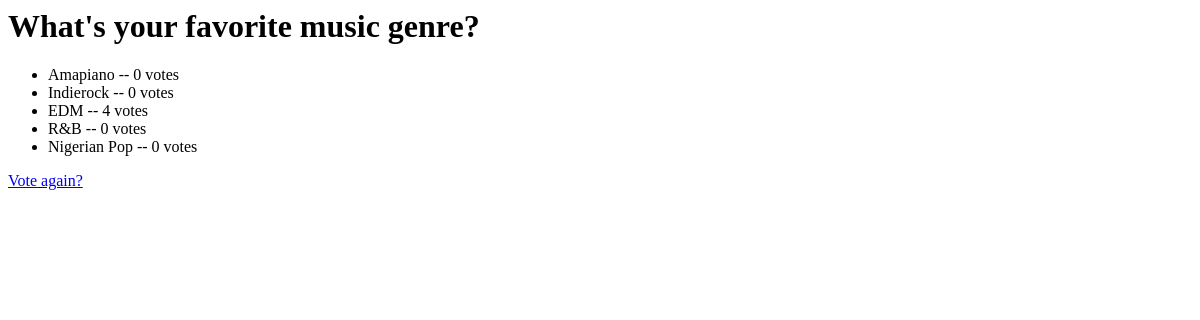
The page /popquiz/1/results/ on the database as committed earlier.
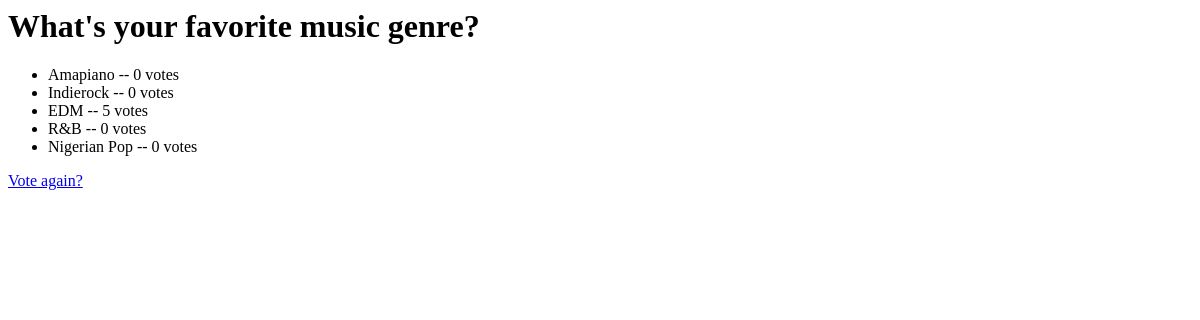
The same page on the database as committed later.
### popquiz/models.py (models this page shows, shortened)
class Question(models.Model):
    question_text = models.CharField(max_length=200)
    pub_date = models.DateTimeField('date published')

class Choice(models.Model):
    question = models.ForeignKey(Question, on_delete=models.CASCADE)
    choice_text = models.CharField(max_length=200)
    votes = models.IntegerField(default=0)

### popquiz/views.py (the view)
# urls.py: path('popquiz/<int:pk>/results/', views.ResultsView.as_view(), name='results'),
class ResultsView(generic.DetailView):
    model = Question
    template_name = 'popquiz/results.html'
    def get_queryset(self):
        return Question.objects.filter(pub_date__lte=timezone.now())

### popquiz/templates/popquiz/results.html
<h1>{{ question.question_text }}</h1>
<ul>
{% for choice in question.choice_set.all %}
    <li>{{ choice.choice_text }} -- {{ choice.votes }} vote{{ choice.votes|pluralize }}</li>
{% endfor %}
</ul>
<a href="{% url 'popquiz:detail' question.id %}">Vote again?</a>

Rows that differ between the two databases and show on the page:
changed Choice "EDM": votes "4" → "5"
